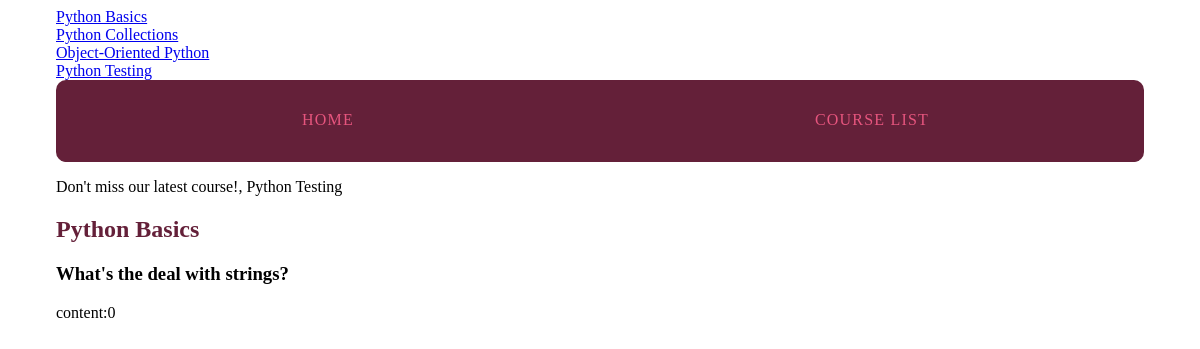
The page /courses/1/1/ on the database its author committed.
### courses/models.py (models this page shows, shortened)
class Course(models.Model):
	created_at = models.DateTimeField(auto_now_add=True)
	title = models.CharField(max_length=255)
	description = models.TextField()
	def __str__(self):
		return self.title

class Step(models.Model):
	title = models.CharField(max_length=255)
	description = models.TextField()
	content = models.TextField(blank=True, default='')
	order = models.IntegerField(default=0)
	course = models.ForeignKey(Course, on_delete=models.CASCADE)
	class Meta:
		ordering = ['order',]

### courses/views.py (the view)
# urls.py: path('<course_pk>/<step_pk>/', views.step_detail, name="step_detail"),
def step_detail(request, course_pk, step_pk):
	step = get_object_or_404(Step, course_id=course_pk, pk=step_pk)
	return render(request, 'courses/step_detail.html', {'step':step})

### courses/templatetags/course_extras.py (called while the page is built)
@register.simple_tag
def newest_course():
	return Course.objects.latest('created_at')

@register.inclusion_tag('courses/course_nav.html')
def nav_courses_list():
	courses = Course.objects.all()
	return {'courses':courses}

### courses/templates/courses/step_detail.html (shortened to what this page needs)
{% extends "layout.html" %}
{% block content %}
<article>
	<h2><a href="{% url 'courses:course_detail' pk=step.course.pk %}">{{step.course.title}}</a></h2>
	<h3>{{ step.title }}</h3>
	{% with con=step.content %}
	{{ con|linebreaks }} content:{{ con|wordcount }}
	{% endwith %}
</article>
{% endblock %}

### templates/layout.html (shortened to what this page needs)
{% load static from staticfiles %}
{% load course_extras %}
<!DOCTYPE html>
<html>
	<head>
		<link rel="stylesheet" href="{% static 'css/layout.css' %}">
	</head>
	<body>
		<div class="site-container">
			<div>{% nav_courses_list %}</div>
			<nav>
				<a href="{% url 'index' %}">HOME</a>
				<a href="{% url 'courses:course_list' %}">COURSE LIST</a>
			</nav>
			<p>Don't miss our latest course!, {% newest_course %}</p>
			{% block content %}{% endblock %}
		</div>
	</body>
</html>

### courses/templates/courses/course_nav.html
{% for course in courses %}
	<div><a href="{% url 'courses:course_detail' pk=course.pk %}">{{ course.title }}</a></div>
{% endfor %}

### assets/css/layout.css (style rules this page uses)
html { box-sizing: border-box; }
*, *::after, *::before { box-sizing: inherit; }
.site-container { max-width: 68em; margin-left: auto; margin-right: auto; }
.site-container::after { clear: both; content: ""; display: table; }
.site-container nav { width: 100%; display: table; width: 100%; table-layout: fixed; border-bottom-left-radius: 10px; border-bottom-right-radius: 10px; border-top-left-radius: 10px; border-top-right-radius: 10px; border-bottom-left-radius: 10px; border-top-left-radius: 10px; border-bottom-right-radius: 10px; border-top-right-radius: 10px; background-color: #642039; margin-bottom: 1em; overflow: hidden; }
.site-container nav a { display: table-cell; width: 8.33333%; padding: 10px; border-bottom: 2px solid #642039; color: #e6557e; letter-spacing: 0.075em; line-height: 60px; text-align: center; text-decoration: none; }
article h2 a, article h3 a { color: #642039; text-decoration: none; }

### rows shown on the page
Course: title "Python Basics"
Course: title "Python Collections"
Course: title "Object-Oriented Python"
Course: title "Python Testing"
Step: course "Python Basics", title "What's the deal with strings?"

### other values the page prints
{{ con|wordcount }} "0"
